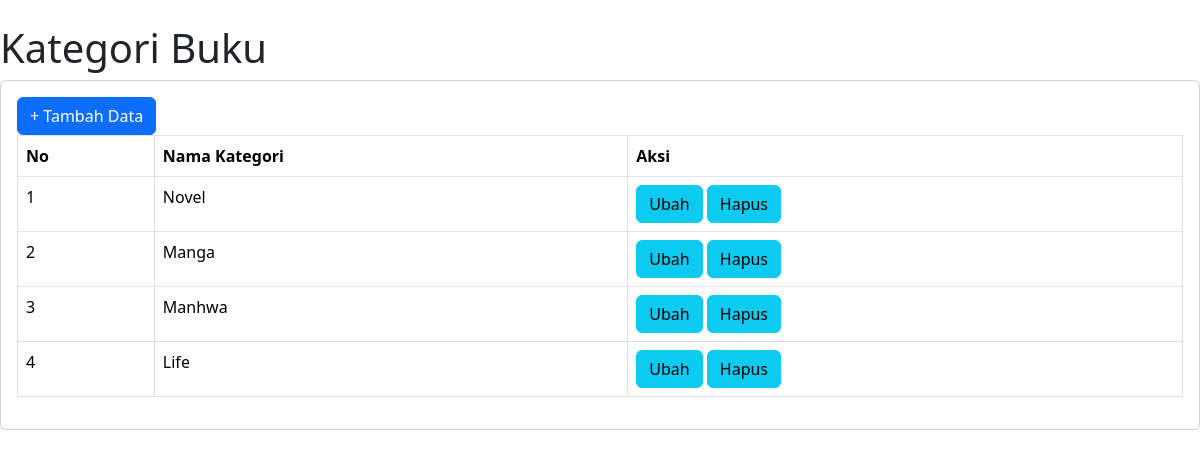
Page /perpustakaan/kategori.php (signed in) on the committed database.
### tables this page shows
CREATE TABLE `kategori` (
  `id_kategori` int(11) NOT NULL,
  `kategori` varchar(255) DEFAULT NULL
);

### perpustakaan/kategori.php (the view, shortened to what this page needs)
<?php
include "koneksi.php";
?>
<!doctype html>
<html lang="en">
<head>
    <link href="https://cdn.jsdelivr.net/npm/bootstrap@5.3.3/dist/css/bootstrap.min.css" rel="stylesheet"
>
</head>
<body>
    <h1 class="mt-4">Kategori Buku</h1>
    <div class="card">
        <div class="card-body">
            <div class="row">
                <div class="col-md-12">
                    <a href="kategori_tambah.php" class="btn btn-primary">+ Tambah Data</a>
                    <table class="table table-bordered" id="dataTable" width="100%" cellspacing="0">
                        <tr>
                            <th>No</th>
                            <th>Nama Kategori</th>
                            <th>Aksi</th>
                        </tr>
                        <?php
                        $i = 1;
                        $query = mysqli_query($koneksi, "SELECT * FROM kategori");
                        while ($data = mysqli_fetch_array($query)) {
                            ?>
                            <tr>
                                <td>
                                    <?php echo $i++; ?>
                                </td>
                                <td>
                                    <?php echo $data['kategori']; ?>
                                </td>
                                <td>
                                    <a href="kategori_ubah.php?id=<?php echo $data['id_kategori']; ?>"
                                        class="btn btn-info">Ubah</a>
                                    <a onclick="return confirm('Apakah anda yakin ingin hapus data ini?');"
                                        href="kategori_hapus.php?id=<?php echo $data['id_kategori']; ?>"
                                        class="btn btn-info">Hapus</a>
                                </td>
                            </tr>
                            <?php
                        }
                        ?>
                    </table>
                </div>
            </div>
        </div>
    </div>
</body>
</html>

### rows in the picture
kategori: kategori "Novel"
kategori: kategori "Manga"
kategori: kategori "Manhwa"
kategori: kategori "Life"
